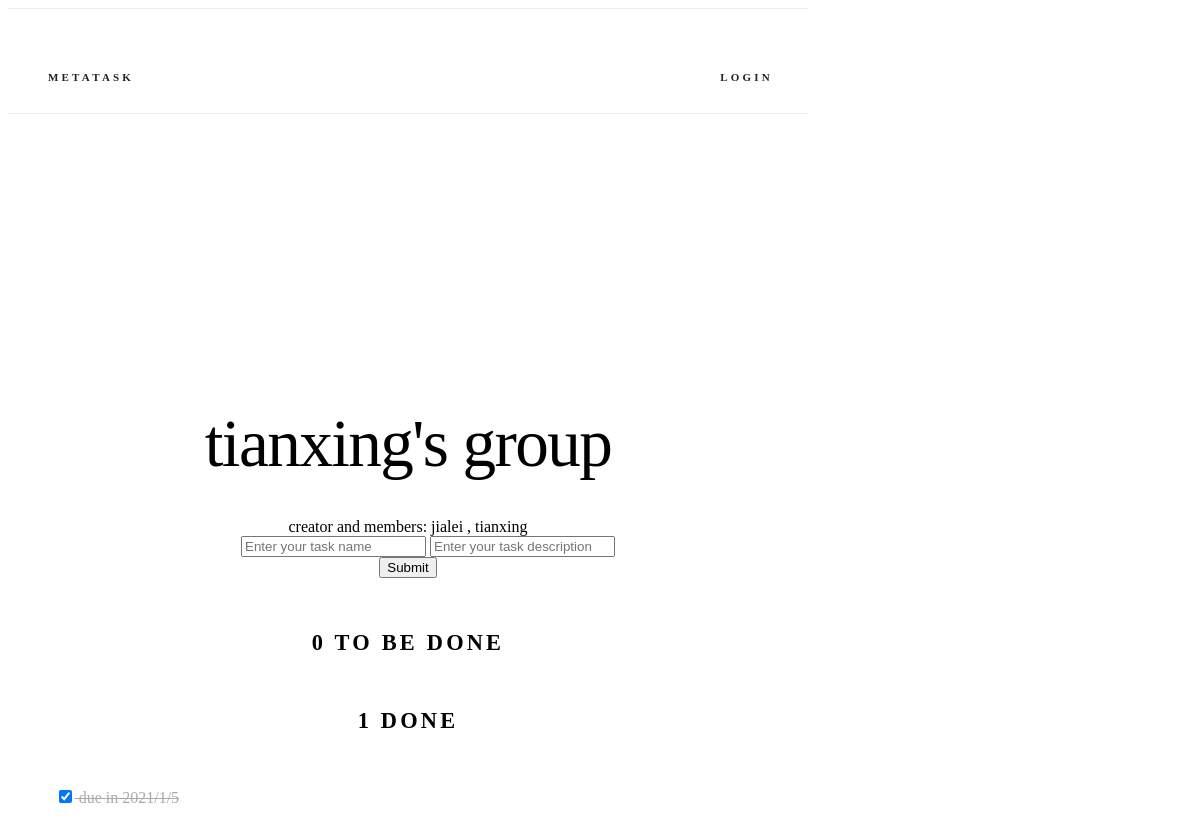
The app's page /todolist/1/ with its own data.
### lists/models.py (models this page shows, shortened)
class TodoList(models.Model):
    title = models.CharField(max_length=128, default="Your Tasks")
    created_at = models.DateTimeField(auto_now=True)
    creator = models.ForeignKey(
        User, null=True, related_name="todolists", on_delete=models.CASCADE
    )
    class Meta:
        ordering = ("created_at",)
    def count_finished(self):
        return self.todos.filter(is_finished=True).count()
    def count_open(self):
        return self.todos.filter(is_finished=False).count()

class Todo(models.Model):
    description = models.CharField(max_length=128)
    title = models.CharField(max_length=128)
    created_at = models.DateTimeField(auto_now=True)
    finished_at = models.DateTimeField(null=True)
    is_finished = models.BooleanField(default=False)
    creator = models.ForeignKey(
        User, null=True, related_name="todos", on_delete=models.CASCADE
    )
    todolist = models.ForeignKey(
        TodoList, related_name="todos", on_delete=models.CASCADE
    )
    class Meta:
        ordering = ("created_at",)

### lists/views.py (the view)
# urls.py: path("todolist/<int:todolist_id>/", views.todolist, name="todolist"),
def todolist(request, todolist_id):
    todolist = get_object_or_404(TodoList, pk=todolist_id)
    if request.method == "POST":
        redirect("lists:add_todo", todolist_id=todolist_id)
    return render(
        request, "lists/todolist.html", {"todolist": todolist, "form": TodoForm()}
    )

### lists/forms.py
class TodoForm(forms.Form):
    title = forms.CharField(
        **form_kwargs(widget=forms.TextInput(attrs=widget_attrs("Enter your task name")))
    )
    description = forms.CharField(
        **form_kwargs(widget=forms.TextInput(attrs=widget_attrs("Enter your task description")))
    )

### lists/templates/lists/todolist.html (shortened to what this page needs)
{% extends "base.html" %}
{% load static %}
{% block body %}
<section class="header">
  <div class="row">
    <div class="six columns">
      <div class="title">{{todolist.title}}</div>
      <div class="creator">creator and members: {{todolist.creator}} , tianxing</div>
      <form action="{% url 'lists:add_todo' todolist.id %}" method=post>
        <dd>{{ form }}</dd>
        <input type="submit" value="Submit">
      </form>
        </div>
    <div class="row">
      <div class="one-half column open-todos">
        <h6 class="docs-header open-todos">{{ todolist.count_open }} To be done</h6>
      </div>
      <div class="one-half column finished-todos">
        <h6 class="docs-header finished-todos">{{ todolist.count_finished }} done</h6>
        <ul>
          {% for todo in todolist.todos.all %}
            {% if todo.is_finished %}
            <li><input type="checkbox" id="checkbox" data-todo-id="{{ todo.id }}" checked="checked"> {{ todo.description }}</li>
            {% endif %}
          {% endfor %}
        </ul>
      </div>
    </div>
  </div>
</section>
{% endblock %}

### todolist/static/css/custom.css (style rules this page uses)
.open-todos ul, .finished-todos ul { list-style: none; text-align: left; word-wrap: break-word; }
.title { margin-top: 0; margin-bottom: 2rem; font-weight: 300; font-size: 3.6rem; line-height: 1.25; letter-spacing: -.1rem; word-wrap: break-word; }
.finished-todos li { color: #aaa; padding-left: 5pt; text-decoration: line-through; }
.header { margin-top: 6rem; text-align: center; }
.docs-header { text-transform: uppercase; font-size: 1.4rem; letter-spacing: .2rem; font-weight: 600; }
@media (min-width: 550px) { .title { font-size: 4.2rem; } }
@media (min-width: 550px) { .header { margin-top: 18rem; } }

### records on screen
TodoList: title "tianxing's group", creator "jialei", count_open "0", count_finished "1"
Todo: description "due in 2021/1/5"
